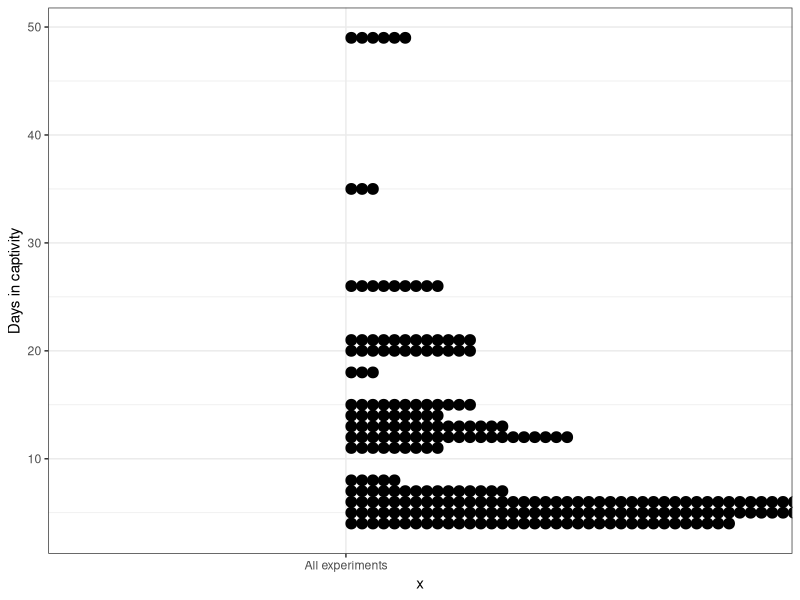
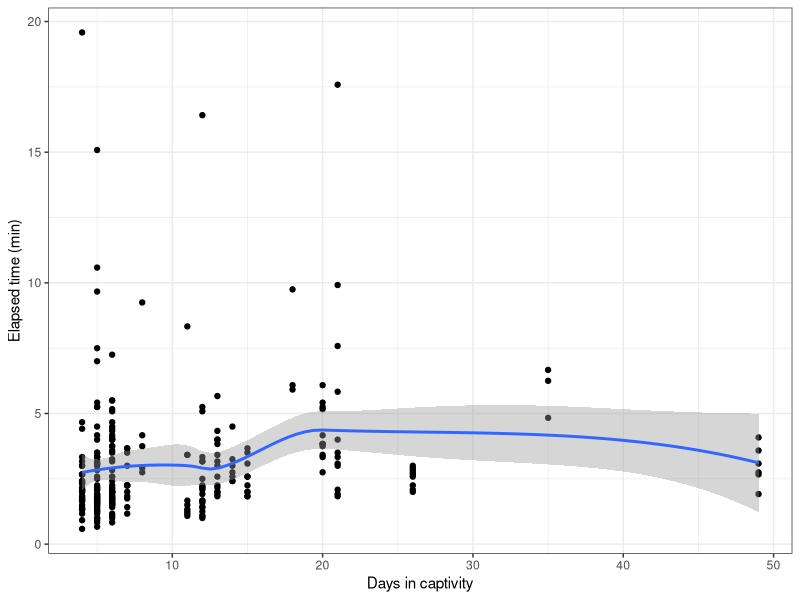
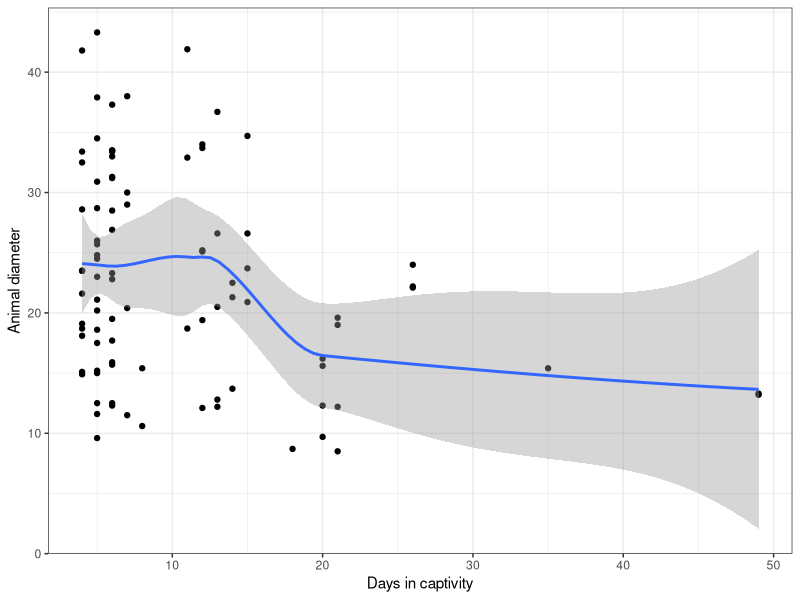
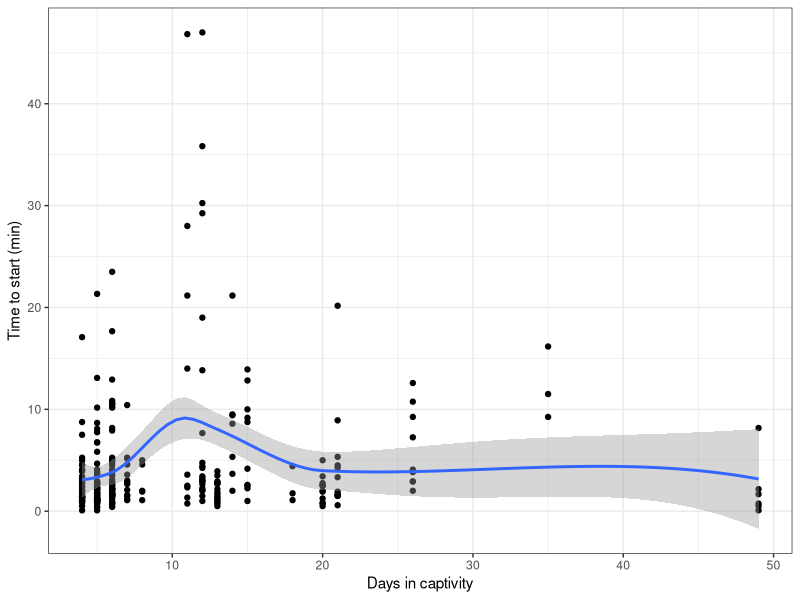

Generate these figures, in order, with R: (Note: this script raises an error after producing the figures.)
#!/usr/bin/env Rscript
################################################################################
# Copyright statement
# This script, or parts of it, can be used or reproduced under the terms of the
# Creative Commons Attribution License which permits any use, distribution, and 
# reproduction in any medium, provided the original author(s) and the source are
# credited.

################################################################################
# Author: Ronald Petie

################################################################################
# Purpose: Plot influence of time in captivity on behaviour
#
# Args:
#   Input: CSV file in parent directory
#
# Returns:
#   A pdf with summary stats, via Rmarkdown

################################################################################
# source() and library() statements

# Clear workspace first
rm(list=ls())

# Attach packages:
library("dplyr")
library("ggplot2")
library("tidyr")

################################################################################
# Function definitions

################################################################################
# Executed statements

inch <- 2.54 # cm

#-------------------------------------------------------------------------------
# Read and shape data

# Read data file.
data <- read.csv(file.path("..", "Data", "COTS data AIMS04.csv"),
                 sep=";", dec=",")

# Filter data
data <- select(data, type, order, animal.id, animal.diameter, date, batch,
               start.frame, stop.frame, used.before, stimulus.name)

# Make dates as dates
data$date <- as.Date(data$date)

# Fill out empty "batch" fields
# Unique animal IDs
data$animal.id <- factor(data$animal.id)
id <- levels(data$animal.id)
# Iterate through data
for (i in 1:length(id)){
  data$batch[data$animal.id==id[i]] <- 
    data$batch[data$animal.id==id[i]][1]
}

# Fill out empty "date" fields
# Iterate through data
for (i in 1:length(id)){
  data$date[data$animal.id==id[i]] <- 
    data$date[data$animal.id==id[i]][1]
}


# Collection date, called "batch", is in weeks. Set to date.
# First get week number
nchar <- nchar(as.character(data$batch))
# Collection week is always in last two characters
week.nr <- as.numeric(substr(data$batch, nchar-2, nchar))
# Turn week number into date. %w 5, sets delevery day to Thursday, %W sets week.
# Somehow the week nr needs to be subtracted with one to get right week 
# according to my calender.
# Set delivery date.
data$delivery.date <- as.Date(paste(4, week.nr-1, 2015, sep = "-"), 
                                format = "%w-%W-%Y")

# Remove orders above 3, NA's and unused stimuli.
data <- filter(data, order <= 3, stimulus.name != "remove")

#-------------------------------------------------------------------------------
# Timing

# Calculate days in captivity
data$captivity.days <- as.numeric(data$date - data$delivery.date)

# Timing in minutes. (5 second interval between frames)
data$start.time <- data$start.frame*5/60
data$stop.time <- data$stop.frame*5/60
data$elapsed.time <- data$stop.time - data$start.time

#-------------------------------------------------------------------------------
# Plots
elapsed <- ggplot(data, aes(x=captivity.days, y=elapsed.time)) +
  xlab("Days in captivity") +
  ylab("Elapsed time (min)") +
  geom_point() +
  geom_smooth() +
  theme_bw()
# print(elapsed)

start <- ggplot(data, aes(x=captivity.days, y=start.time)) +
  xlab("Days in captivity") +
  ylab("Time to start (min)") +
  geom_point() +
  geom_smooth() +
  theme_bw()
# print(start)

distribution <- ggplot(data, aes(x="All experiments", y=captivity.days)) +
  geom_dotplot(binaxis="y", binwidth = 1) +
  ylab("Days in captivity") +
#   ggtitle("Days in captivity when used") +
  theme_bw()
# print(distribution)

size <- ggplot(data, aes(x=captivity.days, y=animal.diameter)) +
  xlab("Days in captivity") +
  ylab("Animal diameter") +
  geom_point() +
  geom_smooth() +
  theme_bw()
# print(size)

#-------------------------------------------------------------------------------
# Save plots

# Make dir
setwd(file.path("..", "Figs"))
dir.create("Captivity", showWarnings = F)
setwd("Captivity")

# Save figures
png("Elapsed VS days in captivity.png", width = 800, height = 400)
print(elapsed)
dev.off()

# Save figures
png("Onset VS days in captivity.png", width = 800, height = 400)
print(start)
dev.off()

# Save figures
png("Distribution.png", width = 800, height = 400)
print(distribution)
dev.off()

# Save figures
png("Size VS days in captivity.png", width = 800, height = 400)
print(size)
dev.off()

setwd(file.path("..", "..", "Fun"))

#------------------------------------------------------------------------------
# Create and save summary table

# Generate summary table captivity days
captivity.summary <- filter(data, is.na(animal.diameter) == F) %>%
  select(type, animal.id, captivity.days) %>%
  group_by(type) %>%
  summarise(min = quantile(captivity.days)[1],
            first.quantile = quantile(captivity.days)[2],
            median = quantile(captivity.days)[3],
            third.quantile = quantile(captivity.days)[4],
            max = quantile(captivity.days)[5])

# Generate summary table first and second use
usage.table <- filter(data, is.na(animal.diameter) == F) %>%
  select(type, animal.id, used.before) %>%
  group_by(type, used.before) %>%
  summarise(first.use = length(used.before))
# Reshape data
usage.table <- spread(usage.table, used.before, first.use)
# Rename collumns
usage.table <- select(usage.table,type, first.use=no, second.use=yes)
# Replace NA's with zero
usage.table$second.use[is.na(usage.table$second.use)] <- 0

# Combine captivity days table with usage table
combined.captivity.data <- left_join(captivity.summary,
                            usage.table,
                            by = "type")

# Export table
write.csv(combined.captivity.data,
          file = file.path("..", "Output", "Captivity_summary.csv"),
          row.names = F)

#------------------------------------------------------------------------------
# Save RDATA

# Clean first
rm(i, id, inch, nchar)

# Save RData file
captivity <- data
save.image(file= file.path("..", "Figs", "Captivity", "Captivity.RData"))
